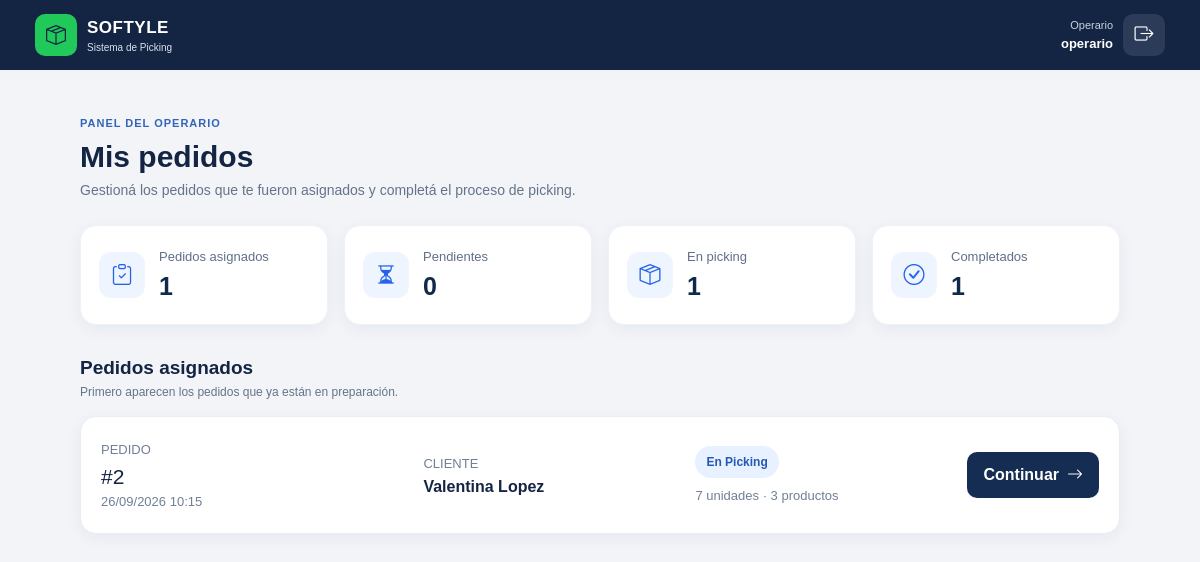
The page /operario/dashboard.php (signed in) on the database its author committed.
### tables this page shows
CREATE TABLE Pedido (
    id_pedido INT AUTO_INCREMENT PRIMARY KEY,
    fecha_creacion DATETIME NOT NULL,
    fecha_entrega DATETIME,
    estado VARCHAR(20) NOT NULL,
    recogido BOOLEAN NOT NULL DEFAULT FALSE,
    ci_cliente VARCHAR(8) NOT NULL,
    ci_operario VARCHAR(8),
    FOREIGN KEY (ci_cliente) REFERENCES Cliente(CI),
    FOREIGN KEY (ci_operario) REFERENCES Operario(CI)
);

### operario/dashboard.php (the view, shortened to what this page needs)
<?php
require_once '../conexion.php';
$usuario = $_SESSION['usuario'] ?? '';
$id = (string)$_SESSION['usuario_id'];
function contarPedidos($conexion, $id, $estado) {
    $stmt = $conexion->prepare("SELECT COUNT(*) total FROM Pedido WHERE ci_operario=? AND estado=?");
    $stmt->bind_param('ss', $id, $estado);
    $stmt->execute();
    $total = (int)$stmt->get_result()->fetch_assoc()['total'];
    return $total;
}
$pendientes = contarPedidos($conexion, $id, 'Pendiente');
$enPicking = contarPedidos($conexion, $id, 'En Picking');
$completados = contarPedidos($conexion, $id, 'Completado');
$asignados = $pendientes + $enPicking;
$stmt = $conexion->prepare("
    SELECT p.id_pedido AS id, p.estado, p.fecha_creacion AS fecha,
           pc.usuario AS cliente,
           COUNT(DISTINCT t.id_producto) AS productos_diferentes,
           COALESCE(SUM(t.Cantidad),0) AS total_productos
    FROM Pedido p
    INNER JOIN Cliente c ON c.CI=p.ci_cliente
    INNER JOIN Persona pc ON pc.CI=c.CI
    LEFT JOIN Tiene t ON t.id_pedido=p.id_pedido
    WHERE p.ci_operario=? AND p.estado IN ('Pendiente','En Picking')
    GROUP BY p.id_pedido,p.estado,p.fecha_creacion,pc.usuario
    ORDER BY FIELD(p.estado,'En Picking','Pendiente'), p.fecha_creacion ASC
");
$stmt->bind_param('s',$id);
$stmt->execute();
$pedidos=$stmt->get_result();
?>
<!DOCTYPE html>
<html lang="es">
<head>
<link href="https://cdn.jsdelivr.net/npm/bootstrap@5.3.2/dist/css/bootstrap.min.css" rel="stylesheet">
<link rel="stylesheet" href="https://cdn.jsdelivr.net/npm/bootstrap-icons@1.11.3/font/bootstrap-icons.min.css">
<link rel="stylesheet" href="../CSS/sistema.css">
</head>
<body class="sistema-body">
<nav class="sistema-navbar">
<div class="navbar-brand-sistema"><div class="navbar-logo"><i class="bi bi-box-seam"></i></div><div><strong>SOFTYLE</strong><small>Sistema de Picking</small></div></div>
<div class="navbar-user"><div class="user-info"><span>Operario</span><strong><?=htmlspecialchars($usuario,ENT_QUOTES,'UTF-8')?></strong></div><a href="../logout.php" class="btn-logout" title="Cerrar sesión"><i class="bi bi-box-arrow-right"></i></a></div>
</nav>
<main class="dashboard-container">
<section class="dashboard-header"><span class="dashboard-label">PANEL DEL OPERARIO</span><h1>Mis pedidos</h1><p>Gestioná los pedidos que te fueron asignados y completá el proceso de picking.</p></section>
<section class="op-stats">
<div class="op-stat"><div class="ico"><i class="bi bi-clipboard-check"></i></div><div><span>Pedidos asignados</span><strong><?=$asignados?></strong></div></div>
<div class="op-stat"><div class="ico"><i class="bi bi-hourglass-split"></i></div><div><span>Pendientes</span><strong><?=$pendientes?></strong></div></div>
<div class="op-stat"><div class="ico"><i class="bi bi-box-seam"></i></div><div><span>En picking</span><strong><?=$enPicking?></strong></div></div>
<div class="op-stat"><div class="ico"><i class="bi bi-check-circle"></i></div><div><span>Completados</span><strong><?=$completados?></strong></div></div>
</section>
<section class="pedidos-section">
<div class="section-title"><div><h2>Pedidos asignados</h2><p>Primero aparecen los pedidos que ya están en preparación.</p></div></div>
<div class="order-list">
<?php while($p=$pedidos->fetch_assoc()): ?>
<article class="order-row">
<div><span class="muted">PEDIDO</span><h3>#<?=(int)$p['id']?></h3><span class="muted"><?=htmlspecialchars(date('d/m/Y H:i',strtotime($p['fecha'])),ENT_QUOTES,'UTF-8')?></span></div>
<div><span class="muted">CLIENTE</span><div><strong><?=htmlspecialchars($p['cliente'],ENT_QUOTES,'UTF-8')?></strong></div></div>
<div><span class="badge-op <?=$p['estado']==='En Picking'?'pick':'pend'?>"><?=htmlspecialchars($p['estado'],ENT_QUOTES,'UTF-8')?></span><div class="muted mt-2"><?=(int)$p['total_productos']?> unidades · <?=(int)$p['productos_diferentes']?> productos</div></div>
<a class="action-op" href="pedido.php?id=<?=(int)$p['id']?>"><?=$p['estado']==='En Picking'?'Continuar':'Ver pedido'?> <i class="bi bi-arrow-right"></i></a>
</article>
<?php endwhile; ?>
</div>
</section>
</main>
</body></html>

### CSS/sistema.css (style rules this page uses)
:root { --azul-oscuro: #142544; --azul: #3265B7; --azul-hover: #28549b; --verde: #20C95A; --verde-hover: #18ad4c; --fondo: #F2F4F8; --blanco: #FFFFFF; --texto: #142544; --texto-secundario: #64748B; --borde: #DCE2EA; --error: #DC3545; --sombra: 0 15px 40px rgba(20, 37, 68, 0.12); --radio: 14px; }
* { box-sizing: border-box; }
html { font-size: 16px; }
body { margin: 0; font-family: Arial, Helvetica, sans-serif; color: var(--texto); }
.sistema-body { min-height: 100vh; background-color: var(--fondo); }
.sistema-navbar { min-height: 70px; background-color: var(--azul-oscuro); color: var(--blanco); padding: 12px 18px; display: flex; align-items: center; justify-content: space-between; gap: 15px; }
.navbar-brand-sistema { display: flex; align-items: center; gap: 10px; }
.navbar-logo { width: 42px; height: 42px; background-color: var(--verde); color: var(--azul-oscuro); border-radius: 10px; display: flex; align-items: center; justify-content: center; font-size: 20px; }
.navbar-brand-sistema strong { display: block; font-size: 17px; letter-spacing: 0.5px; }
.navbar-brand-sistema small { display: block; color: #D8E0EC; font-size: 10px; }
.navbar-user { display: flex; align-items: center; gap: 10px; }
.user-info { text-align: right; font-size: 11px; }
.user-info span { display: block; color: #C8D1DE; }
.user-info strong { display: block; font-size: 13px; }
.btn-logout { width: 42px; height: 42px; border-radius: 10px; background-color: rgba(255, 255, 255, 0.1); color: var(--blanco); display: flex; align-items: center; justify-content: center; text-decoration: none; font-size: 19px; transition: 0.2s; }
.dashboard-container { width: 100%; max-width: 1100px; margin: auto; padding: 25px 18px 40px; }
.dashboard-header { margin-bottom: 22px; }
.dashboard-label { color: var(--azul); font-size: 11px; font-weight: 700; letter-spacing: 1px; }
.dashboard-header h1 { margin: 5px 0; color: var(--azul-oscuro); font-size: 25px; font-weight: 800; }
.dashboard-header p { margin: 0; color: var(--texto-secundario); font-size: 14px; }
.section-title { margin-bottom: 15px; }
.section-title h2 { margin: 0; color: var(--azul-oscuro); font-size: 19px; font-weight: 700; }
.section-title p { margin: 4px 0 0; color: var(--texto-secundario); font-size: 12px; }
@media (min-width: 576px) { .dashboard-container { padding: 35px 30px 50px; } }
@media (min-width: 576px) { .dashboard-header h1 { font-size: 30px; } }
@media (min-width: 992px) { .sistema-navbar { padding: 12px 35px; } }
@media (min-width: 992px) { .dashboard-container { padding-top: 40px; } }

### operario/dashboard.php (style rules this page uses)
.op-stats { display:grid;grid-template-columns:repeat(4,1fr);gap:16px;margin:24px 0 32px }
.op-stat { background:#fff;border-radius:16px;padding:18px;display:flex;align-items:center;gap:14px;box-shadow:0 4px 16px rgba(20,45,80,.06);border:1px solid #eef2f7 }
.op-stat .ico { width:46px;height:46px;border-radius:12px;background:#eef5ff;display:flex;align-items:center;justify-content:center;font-size:21px;color:#2563eb }
.op-stat strong { font-size:25px;display:block;color:#102a4c }
.op-stat span { font-size:13px;color:#607089 }
.order-list { display:grid;gap:16px }
.order-row { background:#fff;border-radius:16px;padding:20px;display:grid;grid-template-columns:1.2fr 1fr 1fr auto;align-items:center;gap:20px;border:1px solid #e8edf4;box-shadow:0 4px 16px rgba(20,45,80,.05) }
.order-row h3 { margin:3px 0 0;font-size:21px }
.muted { color:#718096;font-size:13px }
.badge-op { display:inline-block;padding:7px 11px;border-radius:20px;font-size:12px;font-weight:700 }
.pick { background:#e8f1ff;color:#2459b3 }
.action-op { display:inline-flex;align-items:center;gap:8px;text-decoration:none;background:#152d52;color:white;padding:11px 16px;border-radius:10px;font-weight:600;white-space:nowrap }

### rows shown on the page
pedido: id_pedido "2", fecha_creacion "26/09/2026 10:15", cliente "Valentina Lopez", estado "En Picking", total_productos "7", productos_diferentes "3", shows "Continuar"

### other values the page prints
$usuario "operario"
$asignados "1"
$pendientes "0"
$enPicking "1"
$completados "1"
